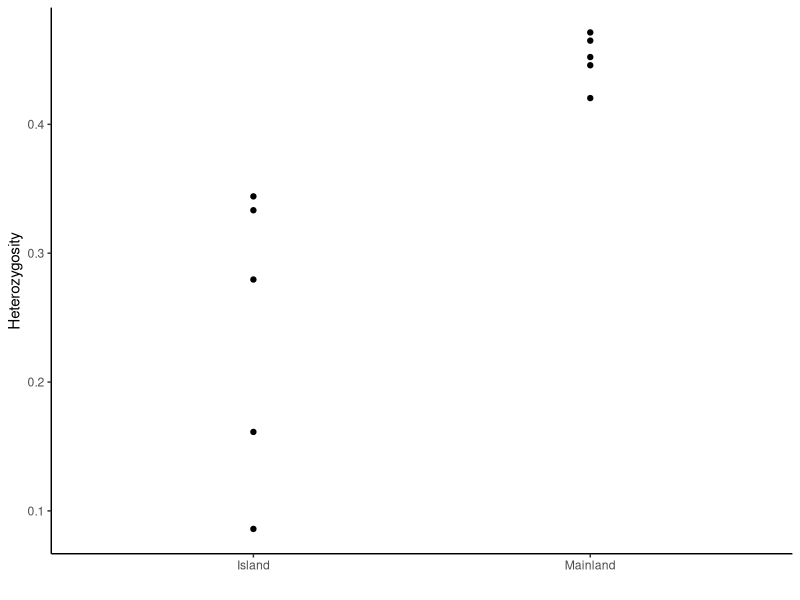

Generate this figure with R:
library(magrittr)
library(plyr)
library(ggplot2)

#Read in data
dd <- read.csv("Mainland_Island_SNP_data.csv", stringsAsFactors = F)

#Separate alleles
a1 <- dd[, seq(3, ncol(dd) - 1, 2)]
a2 <- dd[, seq(4, ncol(dd), 2)]

#Calculate heterozygosity per locus and plot data
p <-
  data.frame(
    Pop = rep(dd$Pop, 5),
    SNP = rep(colnames(a1), each = nrow(dd)),
    Het = unlist(as.vector(a1 != a2))
  ) %>%
  ddply(.(Pop, SNP),
        summarise,
        LocusHet = mean(Het)) %>%
  ggplot(aes(x = Pop, y = LocusHet)) +
  geom_point() +
  theme_classic() +
  xlab("") +
  ylab("Heterozygosity")